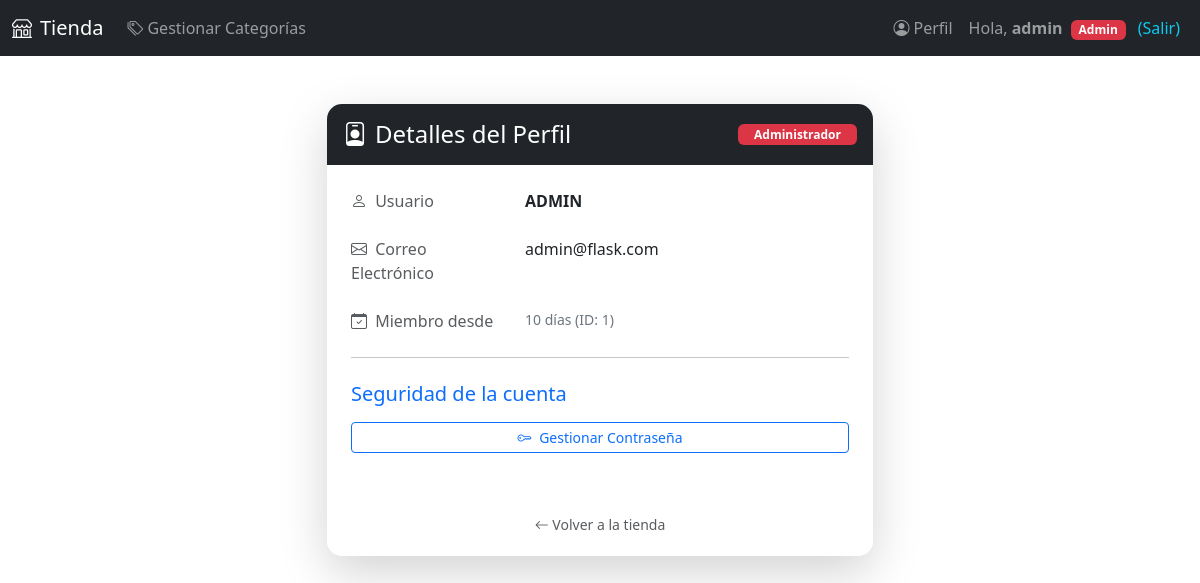
Screenshot of /perfil/admin (signed in) with the database file from the repository.
### aplicacion/models.py (models this page shows, shortened)
class Usuarios(db.Model, UserMixin):
    __tablename__ = 'usuarios'
    id = Column(Integer, primary_key=True)
    username = Column(String(100), nullable=False)
    password_hash = Column(String(128), nullable=False)
    nombre = Column(String(200), nullable=False)
    email = Column(String(200), nullable=False, unique=True)
    admin = Column(Boolean, default=False)
    @property
    def password(self):
        raise AttributeError('password is not a readable attribute')

### aplicacion/app.py (the view)
@app.route('/perfil/<username>', methods=["GET", "POST"])
@login_required
def perfil(username):
    user = Usuarios.query.filter_by(username=username).first()
    if user is None:
        abort(404)
    form = formChangePassword()
    return render_template("perfil.html", usuario=user, form=form)

### aplicacion/app.py (called while the page is built)
@login_manager.user_loader
def load_user(user_id):
    return Usuarios.query.get(int(user_id))

@app.context_processor
def inject_permissions():
    return dict(
        is_login=current_user.is_authenticated,
        is_admin=getattr(current_user, 'admin', False)
    )

### aplicacion/templates/perfil.html (shortened to what this page needs)
{% extends "base2.html" %}
{% from 'bootstrap5/form.html' import render_form %}
{% block contenido %}
<div class="container mt-5">
    <div class="row justify-content-center">
        <div class="col-md-6">
            <div class="card shadow-lg border-0">
                <div class="card-header bg-dark text-white d-flex justify-content-between align-items-center py-3">
                    <h4 class="mb-0">
                        <span class="bi bi-person-badge me-2"></span>Detalles del Perfil
                    </h4>
                    {% if usuario.admin %}
                        <span class="badge bg-danger px-3">Administrador</span>
                    {% else %}
                        <span class="badge bg-primary px-3">Cliente</span>
                    {% endif %}
                </div>
                <div class="card-body p-4">
                    <div class="row mb-4">
                        <div class="col-sm-4 text-muted">
                            <i class="bi bi-person me-1"></i> Usuario
                        </div>
                        <div class="col-sm-8 fw-bold text-uppercase">
                            {{ usuario.username }}
                        </div>
                    </div>
                    <div class="row mb-4">
                        <div class="col-sm-4 text-muted">
                            <i class="bi bi-envelope me-1"></i> Correo Electrónico
                        </div>
                        <div class="col-sm-8">
                            {{ usuario.email }}
                        </div>
                    </div>
                    <div class="row mb-2">
                        <div class="col-sm-4 text-muted">
                            <i class="bi bi-calendar-check me-1"></i> Miembro desde
                        </div>
                        <div class="col-sm-8 text-secondary small">
                            {{ usuario.id * 10 }} días (ID: {{ usuario.id }})
                        </div>
                    </div>
                    <hr class="my-4">
                    {% if current_user.username == usuario.username or is_admin %}
                    <div class="security-section">
                        <h5 class="text-primary mb-3">Seguridad de la cuenta</h5>
                        <button class="btn btn-outline-primary btn-sm w-100 mb-3" type="button"
                                data-bs-toggle="collapse" data-bs-target="#collapsePassword"
                                aria-expanded="false" aria-controls="collapsePassword">
                            <span class="bi bi-key me-1"></span> Gestionar Contraseña
                        </button>
                    </div>
                    {% else %}
                    <div class="alert alert-light text-center small">
                        <i class="bi bi-info-circle me-1"></i> No tienes permisos para modificar este perfil.
                    </div>
                    {% endif %}
                </div>
                <div class="card-footer bg-white border-top-0 text-center py-3">
                    <a href="{{ url_for('inicio') }}" class="btn btn-link btn-sm text-decoration-none text-muted">
                        <i class="bi bi-arrow-left"></i> Volver a la tienda
                    </a>
                </div>
            </div>
        </div>
    </div>
</div>
{% endblock %}

### aplicacion/templates/base2.html
{% extends "base.html" %}
{% block navbar %}
<nav class="navbar navbar-expand-lg navbar-dark bg-dark">
    <div class="container-fluid">
        <a class="navbar-brand" href="/"><span class="bi bi-shop me-2"></span>Tienda</a>
        <div class="collapse navbar-collapse" id="navbarNav">
            <ul class="navbar-nav me-auto">
                {% if is_admin %}
                <li class="nav-item">
                    <a class="nav-link" href="{{ url_for('categorias_lista') }}">
                        <span class="bi bi-tags me-1"></span>Gestionar Categorías
                    </a>
                </li>
                {% endif %}
            </ul>
            <ul class="navbar-nav ms-auto">
                {% if is_login %}
                <li class="nav-item">
                    <a class="nav-link" href="{{ url_for('perfil', username=current_user.username) }}">
                        <span class="bi bi-person-circle me-1"></span>Perfil
                    </a>
                </li>
                <li class="nav-item">
                    <a class="nav-link" href="{{ url_for('logout') }}">
                        Hola, <strong>{{ current_user.username }}</strong>
                        {% if is_admin %}<span class="badge bg-danger ms-1">Admin</span>{% endif %}
                        <span class="ms-2 text-info">(Salir)</span>
                    </a>
                </li>
                {% else %}
                <li class="nav-item"><a class="nav-link" href="{{ url_for('login') }}">Login</a></li>
                <li class="nav-item"><a class="nav-link" href="{{ url_for('registro') }}">Registro</a></li>
                {% endif %}
            </ul>
        </div>
    </div>
</nav>
{% endblock %}
{% block content %}
    {% block contenido %}{% endblock %}
{% endblock %}

### aplicacion/templates/perfil.html (style rules this page uses)
.card { border-radius: 15px; overflow: hidden; }
.card-header { border-bottom: 0; }

### rows the page displays
Usuarios: username "admin", username "ADMIN", email "admin@flask.com", id "1"

### other values shown
{{ usuario.id * 10 }} "10"
